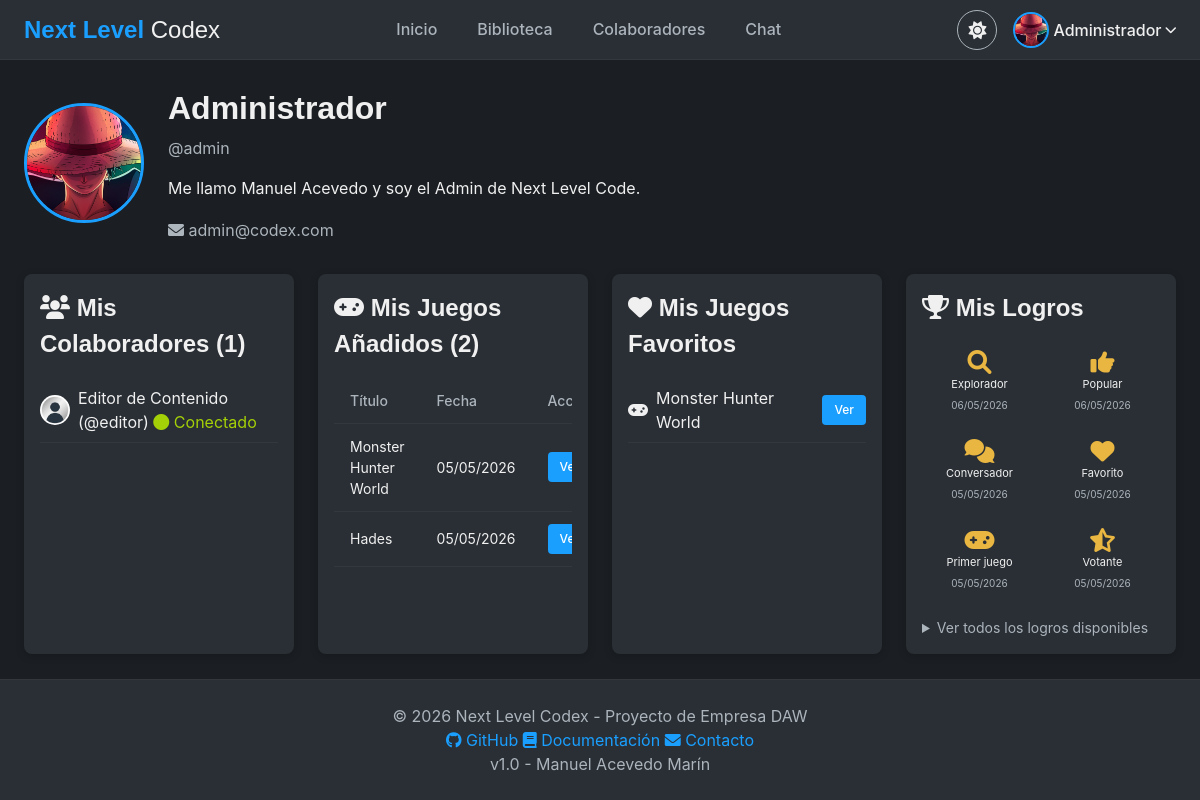
Page /vistas/perfil.php (signed in) on the earlier database version.
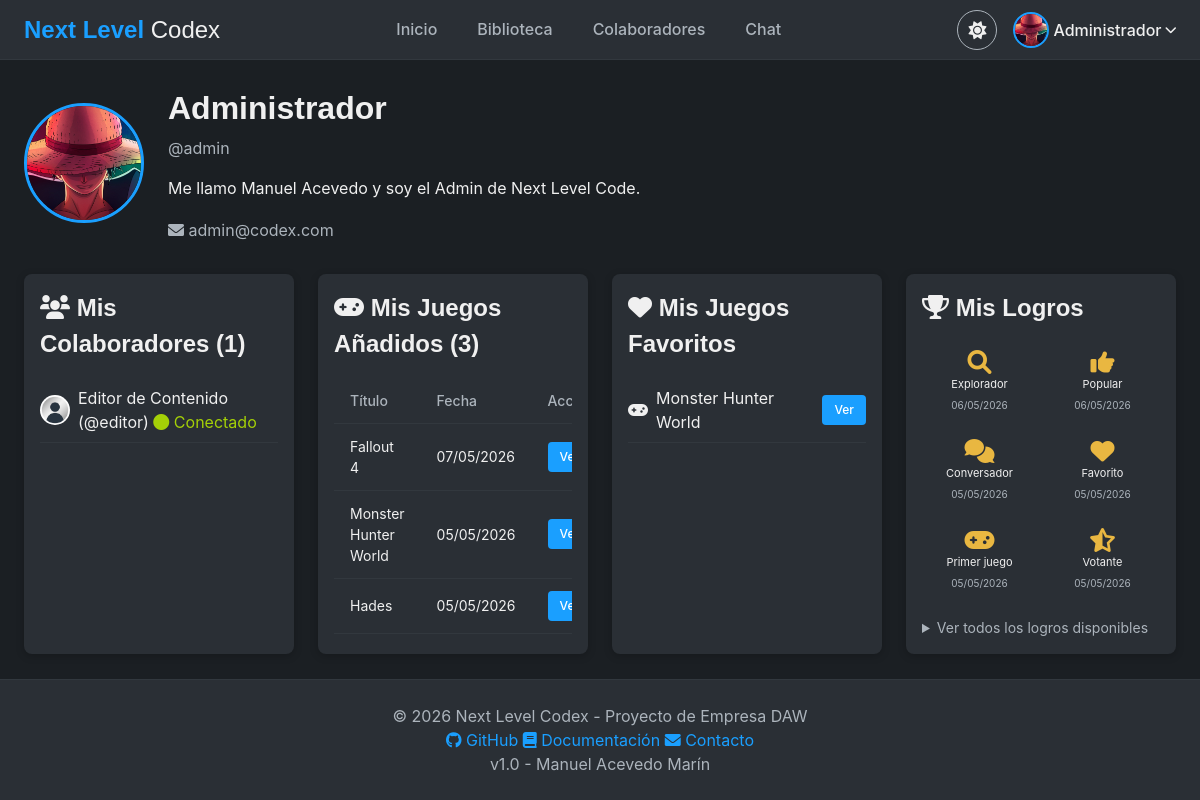
Same page on the later database version.
### tables this page shows
CREATE TABLE `usuarios` (
  `id` int(11) NOT NULL,
  `user` varchar(50) NOT NULL,
  `email` varchar(100) NOT NULL,
  `pass` varchar(255) NOT NULL,
  `nombre` varchar(100) NOT NULL,
  `level` int(11) NOT NULL DEFAULT 1 COMMENT '0=Admin, 1=Usuario normal',
  `amigos` text DEFAULT NULL,
  `ultima_conexion` datetime DEFAULT NULL,
  `conectado` int(11) DEFAULT 0,
  `ban_hasta` datetime DEFAULT NULL,
  `avatar` varchar(255) DEFAULT 'default.jpg' COMMENT 'Nombre del archivo de avatar',
  `bio` text DEFAULT NULL COMMENT 'Descripción del perfil',
  `idioma` varchar(5) DEFAULT 'es' COMMENT 'Idioma preferido (es / en)',
  `perfil_publico` tinyint(1) NOT NULL DEFAULT 0 COMMENT '1 = perfil visible para otros usuarios'
);

CREATE TABLE `juegos` (
  `id` int(11) NOT NULL,
  `titulo` varchar(150) NOT NULL,
  `desarrollador` varchar(100) DEFAULT NULL,
  `distribuidora` varchar(100) DEFAULT NULL,
  `fecha_lanzamiento` date DEFAULT NULL,
  `genero` varchar(50) DEFAULT NULL,
  `descripcion` text DEFAULT NULL,
  `portada` varchar(255) DEFAULT 'default_game.jpg',
  `mapa_imagen` varchar(255) DEFAULT NULL,
  `enlace_compra` varchar(500) DEFAULT NULL,
  `creador_id` int(11) NOT NULL,
  `fecha_creacion` datetime DEFAULT current_timestamp(),
  `tiene_items` tinyint(1) NOT NULL DEFAULT 0 COMMENT '1 = tiene elementos (armas, cartas...)',
  `nombre_items` varchar(50) DEFAULT 'Armas' COMMENT 'Nombre del tipo de elemento (Armas, Cartas, Hechizos...)',
  `tiene_personajes` tinyint(1) NOT NULL DEFAULT 0 COMMENT '1 = tiene personajes / NPCs',
  `tiene_mapa` tinyint(1) NOT NULL DEFAULT 0 COMMENT '1 = tiene mapa propio',
  `en_desarrollo` tinyint(1) NOT NULL DEFAULT 0,
  `trailer` varchar(500) DEFAULT NULL COMMENT 'Enlace al tráiler (YouTube, etc.)'
);

CREATE TABLE `logros_usuarios` (
  `id_usuario` int(11) NOT NULL,
  `id_logro` int(11) NOT NULL,
  `fecha_obtencion` datetime DEFAULT current_timestamp()
);

CREATE TABLE `logros` (
  `id` int(11) NOT NULL,
  `nombre` varchar(100) NOT NULL,
  `descripcion` varchar(255) NOT NULL,
  `icono` varchar(50) DEFAULT 'trophy',
  `criterio` varchar(255) NOT NULL COMMENT 'Descripción del requisito'
);

### modelos/modelo_juegos.php (called while the page is built, shortened)
<?php
class ModeloJuegos
{
    private $db;
    public function __construct()
    {
        global $db;
        $this->db = $db;
    }
    public function obtenerFavoritos($id_usuario)
    {
        $filt = $this->db->prepare("SELECT j.* FROM juegos j INNER JOIN favoritos f ON j.id = f.id_juego WHERE f.id_usuario = ? ORDER BY f.fecha DESC");
        $filt->bind_param("i", $id_usuario);
        $filt->execute();
        return $filt->get_result()->fetch_all(MYSQLI_ASSOC);
    }
}
?>

### vistas/perfil.php (the view, shortened to what the changed rows need)
<?php
include "../sec/sec.php";
include "../modelos/modelo_juegos.php";
$stmt = $db->prepare("SELECT id, user, nombre, email, avatar, bio, level, amigos, conectado FROM usuarios WHERE id = ?");
$stmt->bind_param("i", $_SESSION['id']);
$stmt->execute();
$usuario = $stmt->get_result()->fetch_assoc();
$colaboradores = [];
if (!empty($usuario['amigos'])) {
    $ids = array_filter(explode('#', $usuario['amigos']));
    if (count($ids) > 0) {
        $placeholders = implode(',', array_fill(0, count($ids), '?'));
        $stmt = $db->prepare("SELECT id, user, nombre, avatar, conectado FROM usuarios WHERE id IN ($placeholders)");
        $stmt->bind_param(str_repeat('i', count($ids)), ...$ids);
        $stmt->execute();
        $colaboradores = $stmt->get_result()->fetch_all(MYSQLI_ASSOC);
    }
}
$juegos = [];
if ($_SESSION['level'] <= 1) {
    $stmt = $db->prepare("SELECT id, titulo, fecha_creacion FROM juegos WHERE creador_id = ? ORDER BY fecha_creacion DESC");
    $stmt->bind_param("i", $_SESSION['id']);
    $stmt->execute();
    $juegos = $stmt->get_result()->fetch_all(MYSQLI_ASSOC);
}
include "../sec/header.php";
?>
<div class="main-container">
    <div class="perfil-header">
        <div class="perfil-info">
            <h1><?php echo htmlspecialchars($usuario['nombre']); ?></h1>
        </div>
    </div>
    <div class="perfil-secciones">
        <div class="card" style="flex: 1;">
            <div class="card-body">
                <h2><i class="fas fa-users"></i> Mis Colaboradores (<?php echo count($colaboradores); ?>)</h2>
                <?php if (count($colaboradores) > 0): ?>
                    <div class="lista-colaboradores">
                        <?php foreach ($colaboradores as $col): ?>
                            <div class="colaborador-item">
                                <img src="../assets/img/avatars/<?php echo htmlspecialchars($col['avatar'] ?: 'default.jpg'); ?>"
                                    alt="Avatar" class="mini-avatar" onerror="this.src='../assets/img/avatars/default.jpg'">
                                <span>
                                    <?php echo htmlspecialchars($col['nombre']); ?>
                                    (@<?php echo htmlspecialchars($col['user']); ?>)
                                    <?php if ($col['conectado'] == 1): ?>
                                        <span style="color: var(--success);"><i class="fas fa-circle"></i> Conectado</span>
                                    <?php else: ?>
                                        <span class="text-muted"><i class="far fa-circle"></i> Desconectado</span>
                                    <?php endif; ?>
                                </span>
                            </div>
                        <?php endforeach; ?>
                    </div>
                <?php else: ?>
                    <p class="text-muted">Aún no tienes colaboradores.</p>
                <?php endif; ?>
            </div>
        </div>
        <?php if ($_SESSION['level'] <= 1): ?>
            <div class="card" style="flex: 1;">
                <div class="card-body">
                    <h2><i class="fas fa-gamepad"></i> Mis Juegos Añadidos (<?php echo count($juegos); ?>)</h2>
                    <?php if (count($juegos) > 0): ?>
                        <div class="table-container">
                            <table class="table">
                                <thead>
                                    <tr>
                                        <th>Título</th>
                                        <th>Fecha</th>
                                        <th>Acción</th>
                                    </tr>
                                </thead>
                                <tbody>
                                    <?php foreach ($juegos as $juego): ?>
                                        <tr>
                                            <td><?php echo htmlspecialchars($juego['titulo']); ?></td>
                                            <td><?php echo date('d/m/Y', strtotime($juego['fecha_creacion'])); ?></td>
                                            <td><a href="ficha_juego.php?id=<?php echo $juego['id']; ?>"
                                                    class="btn btn-sm btn-primary">Ver</a></td>
                                        </tr>
                                    <?php endforeach; ?>
                                </tbody>
                            </table>
                        </div>
                    <?php else: ?>
                        <p class="text-muted">No has añadido ningún juego.</p>
                    <?php endif; ?>
                </div>
            </div>
        <?php endif; ?>
        <div class="card" style="flex: 1;">
            <div class="card-body">
                <h2><i class="fas fa-heart"></i> Mis Juegos Favoritos</h2>
                <?php
                $modeloJuegos = new ModeloJuegos();
                $favoritos = $modeloJuegos->obtenerFavoritos($_SESSION['id']);
                if (count($favoritos) > 0):
                    ?>
                    <div class="lista-colaboradores">
                        <?php foreach ($favoritos as $fav): ?>
                            <div class="colaborador-item">
                                <i class="fas fa-gamepad"></i>
                                <span>
                                    <?= htmlspecialchars($fav['titulo']) ?>
                                </span>
                                <a href="ficha_juego.php?id=<?= $fav['id'] ?>" class="btn btn-sm btn-primary"
                                    style="margin-left: auto;">Ver</a>
                            </div>
                        <?php endforeach; ?>
                    </div>
                <?php else: ?>
                    <p class="text-muted">Aún no has marcado juegos como favoritos.</p>
                <?php endif; ?>
            </div>
        </div>
        <div class="card" style="flex: 1;">
            <div class="card-body">
                <h2><i class="fas fa-trophy"></i> Mis Logros</h2>
                <?php
                $stmtLogros = $db->prepare("SELECT l.id as id_logro, l.nombre, l.descripcion, l.icono, lu.fecha_obtencion
                            FROM logros_usuarios lu
                            JOIN logros l ON lu.id_logro = l.id
                            WHERE lu.id_usuario = ?
                            ORDER BY lu.fecha_obtencion DESC");
                $stmtLogros->bind_param("i", $_SESSION['id']);
                $stmtLogros->execute();
                $logrosObtenidos = $stmtLogros->get_result()->fetch_all(MYSQLI_ASSOC);
                if (count($logrosObtenidos) > 0): ?>
                    <div class="logros-grid"
                        style="display: grid; grid-template-columns: repeat(auto-fill, minmax(80px, 1fr)); gap: var(--spacing-sm); margin-top: var(--spacing-md);">
                        <?php foreach ($logrosObtenidos as $logro): ?>
                            <div class="logro-item" style="text-align: center; padding: var(--spacing-sm);"
                                title="<?= htmlspecialchars($logro['descripcion']) ?>">
                                <i class="fas fa-<?= htmlspecialchars($logro['icono']) ?>"
                                    style="font-size: 24px; color: var(--warning); display: block; margin-bottom: 4px;"></i>
                                <span style="font-size: 11px; display: block; line-height: 1.2;">
                                    <?= htmlspecialchars($logro['nombre']) ?>
                                </span>
                                <span style="font-size: 10px; color: var(--text-secondary);">
                                    <?= date('d/m/Y', strtotime($logro['fecha_obtencion'])) ?>
                                </span>
                            </div>
                        <?php endforeach; ?>
                    </div>
                <?php else: ?>
                    <p class="text-muted">Aún no has desbloqueado ningún logro.</p>
                <?php endif; ?>
            </div>
        </div>
    </div>
</div>
<?php include "../sec/footer.php"; ?>

Differences in the rows shown:
added juegos: titulo "Fallout 4", fecha_creacion "07/05/2026", shown under "Mis Juegos Añadidos (3)"
Other differences:
count($juegos): "2" → "3"
